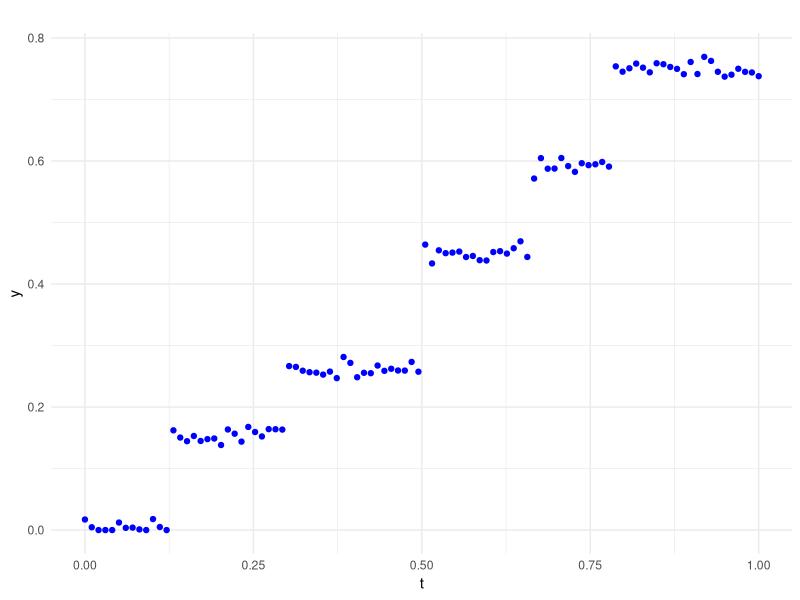
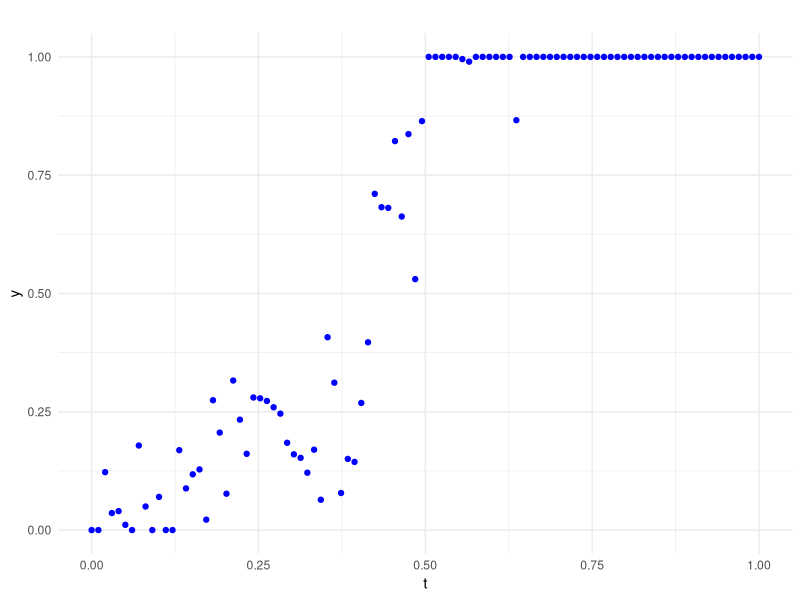
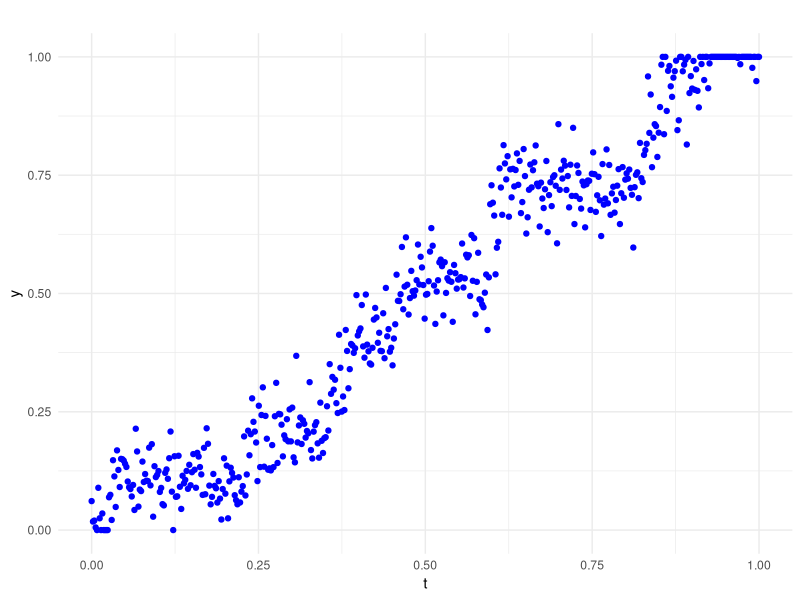
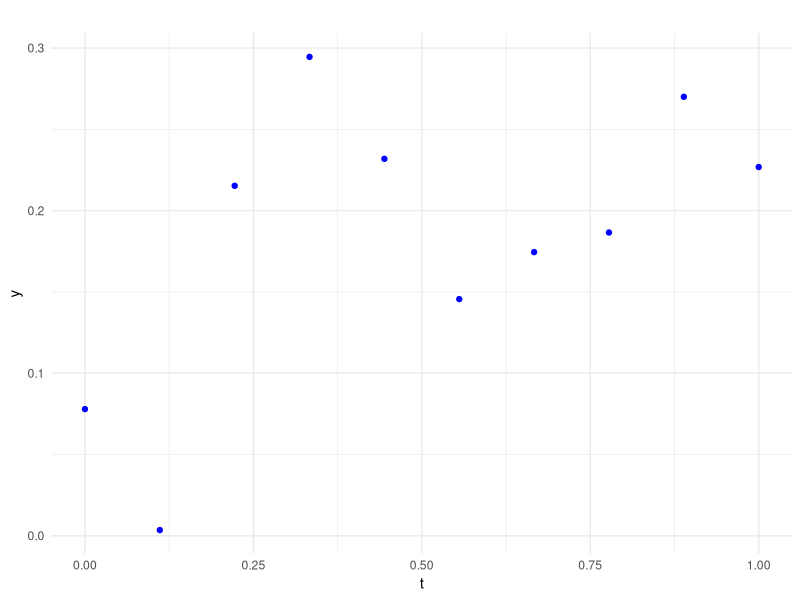
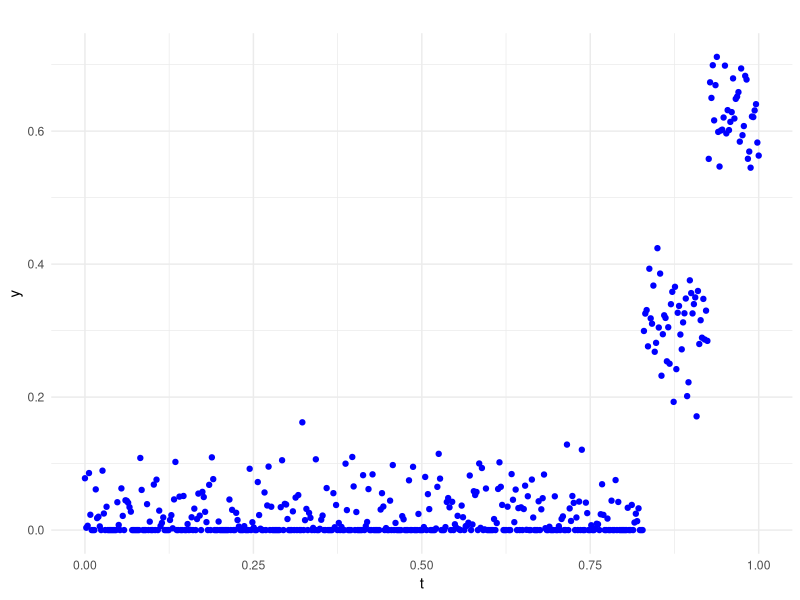
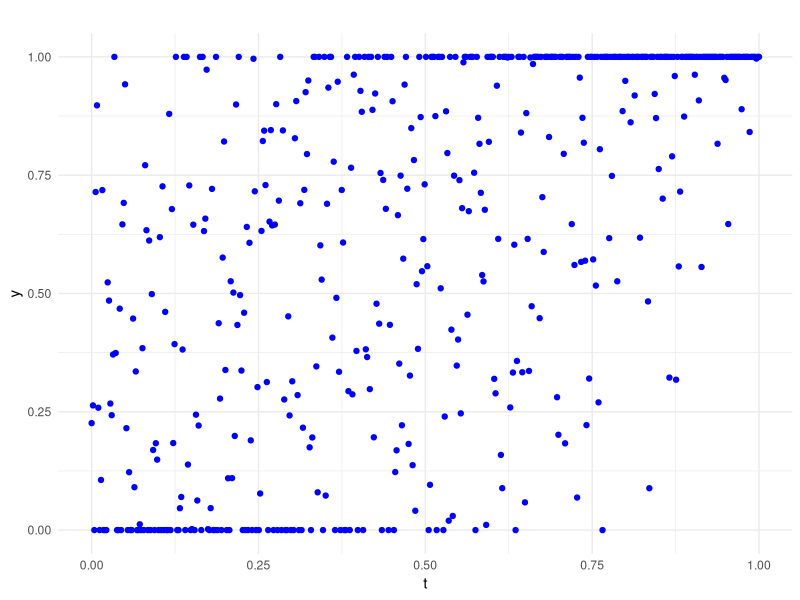
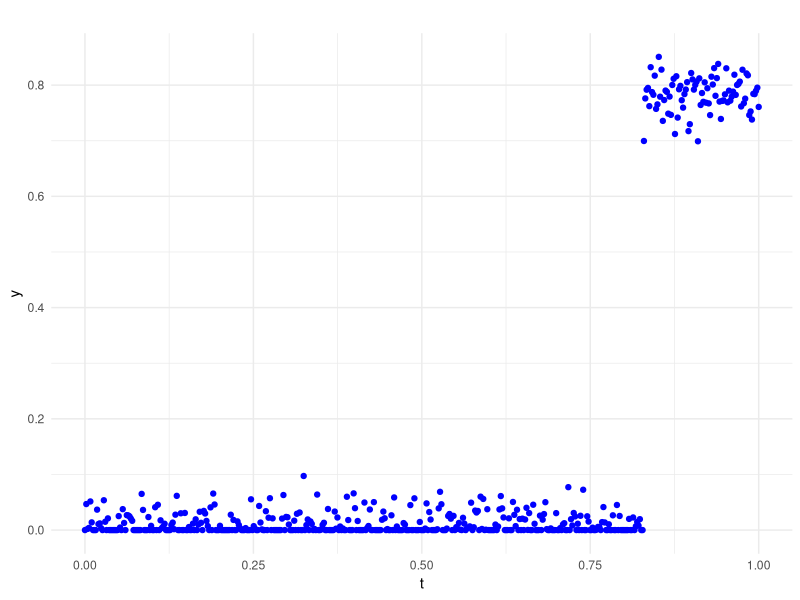
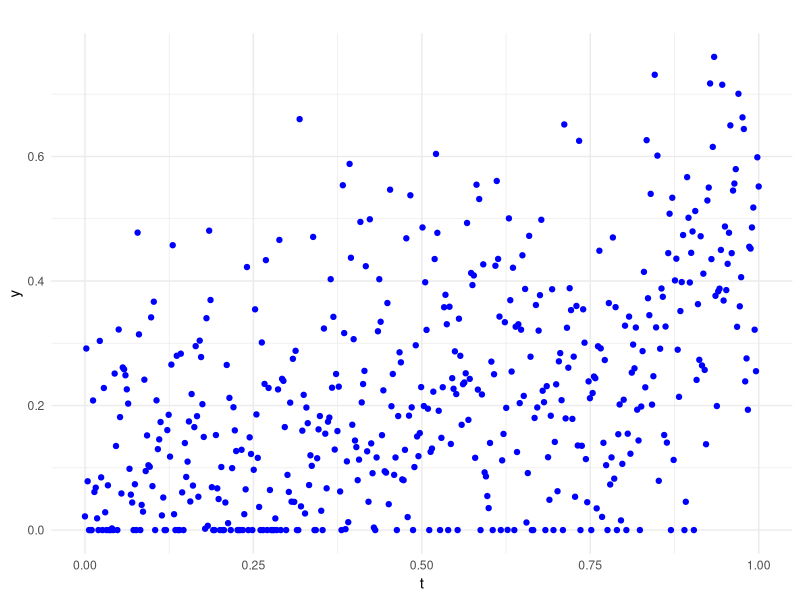

Here is the R script that generated these plots, in order: (Note: this script raises an error after producing the figures.)
########################################################### STATISTICAL LEARNING MIDTERM
########################### EXERCISE 1
###########################################################

#### Set random seed 
set.seed(122)

#### Library
library(ggplot2)

######### Question 1)
simulate_observations <- function(n, sigma, min_jump, max_jump, num_jumps = NULL, random_jumps = TRUE, seed = 123) {
  set.seed(seed)
  
  # Grid points t_i
  t <- seq(0, 1, length.out = n)
  
  # Determine the number of jumps
  if (is.null(num_jumps)) {
    num_jumps <- floor(0.1 * n)  # Default to 10% of n if not specified
  } else if (random_jumps) {
    num_jumps <- sample(1:num_jumps, 1)  # Choose a random number of jumps within the specified range
  }
  
  # Generate theta* with specified number of jumps, constrained to [0,1]
  theta_star <- rep(0, n)
  jump_indices <- sample(1:n, size = num_jumps, replace = FALSE)
  theta_star[jump_indices] <- runif(length(jump_indices), min_jump, max_jump)
  
  # Design matrix X
  X <- outer(1:n, 1:n, function(i, j) as.numeric(i >= j))
  
  # Generate observations
  noise <- rnorm(n, mean = 0, sd = sigma)
  y <- X %*% theta_star + noise
  
  # Ensure we are not jumping after we reach 1.
  #print(theta_star)
  cumulative_theta_star <- cumsum(theta_star)
  #print(cumulative_theta_star)
  theta_star <- ifelse(cumulative_theta_star > 1,0,theta_star)
  #print(theta_star)
  cumulative_theta_star <- ifelse(cumulative_theta_star>1,1,cumulative_theta_star)
  #print(cumulative_theta_star)
  
  # Ensure y is within [0,1]
  y <- pmax(0, pmin(1, y))
  
  
  list(y = y, theta_star = theta_star, X = X, jump_indices = jump_indices,t = t,cumulative_theta_star= cumulative_theta_star)
}

# Example usage
sim_data <- simulate_observations(n = 39, sigma = 0.01, min_jump = 0.45, max_jump = 0.46, num_jumps = 10, random_jumps = FALSE)
df <- data.frame(t = sim_data$t,y = sim_data$y,theta_star = sim_data$theta_star,cumulative_theta_star = sim_data$cumulative_theta_star)


# Create plots of y
plot_example <- function(sim_data, title="") {
  ggplot(sim_data, aes(x=t,y = y)) +
    geom_point(color = "blue") +
    labs(title = title, x = "t",y = "y") +
    theme_minimal()
}

# Create plots of y with true values of theta star.
plot_example_2 <- function(sim_data, title = "") {
  # Identify jump positions: indices where theta_star changes from zero to nonzero or vice versa
  jump_positions <- which(sim_data$theta_star != 0)
  
  # Create the plot
  ggplot(sim_data, aes(x = t, y = y)) +
    # Add noisy observations
    geom_point(color = "blue") +
    # Add vertical lines at the jump positions
    geom_vline(xintercept = sim_data$t[jump_positions], color = "red", linetype = "dashed", alpha = 0.7) +
    # Add piecewise constant line for cumulative_theta
    geom_step(aes(x = t, y = cumulative_theta_star), color = "green", size = 1, direction = "hv") +
    # Add labels and theme
    labs(title = title, x = "t", y = "y") +
    theme_minimal()
}



# Simulate and plot examples with different parameters
sim1 <- simulate_observations(n = 100, sigma = 0.01, min_jump = 0.1, max_jump = 0.2, num_jumps = 5, random_jumps = FALSE)
sim2 <- simulate_observations(n = 100, sigma = 0.1, min_jump = 0.1, max_jump = 0.3, num_jumps = 8, random_jumps = TRUE)
sim3 <- simulate_observations(n = 500, sigma = 0.05, min_jump = 0.1, max_jump = 0.11, num_jumps = 10, random_jumps = FALSE)
sim4 <- simulate_observations(n = 10, sigma = 0.05, min_jump = 0.2, max_jump = 0.21, num_jumps = 1, random_jumps = FALSE)
sim5 <- simulate_observations(n = 500, sigma = 0.05, min_jump = 0.3, max_jump = 0.31, num_jumps = 2, random_jumps = FALSE)
sim6 <- simulate_observations(n = 500, sigma = 0.5, min_jump = 0.01, max_jump = 0.02, num_jumps = 100, random_jumps = FALSE)
sim7 <- simulate_observations(n = 500, sigma = 0.03, min_jump = 0.7, max_jump = 0.8, num_jumps = 1, random_jumps = FALSE)
sim8 <- simulate_observations(n = 500, sigma = 0.17, min_jump = 0.1, max_jump = 0.11, num_jumps = 4, random_jumps = FALSE)
sim9 <- simulate_observations(n = 500, sigma = 0.001, min_jump = 0.05, max_jump = 0.06, num_jumps = 20, random_jumps = FALSE)
sim10 <- simulate_observations(n = 500, sigma = 0.09, min_jump = 0.01, max_jump = 0.04, num_jumps = 10, random_jumps = TRUE)
sim11 <- simulate_observations(n = 100, sigma = 0.00001, min_jump = 0.0001, max_jump = 0.0002, num_jumps = 100, random_jumps = FALSE)
sim12 <- simulate_observations(n = 500, sigma = 0.03, min_jump = 0.0009, max_jump = 0.001, num_jumps = 499, random_jumps = FALSE)
sim13 <- simulate_observations(n = 500, sigma = 1, min_jump = 0.1, max_jump = 0.11, num_jumps = 4, random_jumps = TRUE)
sim14 <- simulate_observations(n = 500, sigma = 0.04, min_jump = 0.05, max_jump = 0.06, num_jumps = 19, random_jumps = FALSE)
sim15 <- simulate_observations(n = 50, sigma = 0.09, min_jump = 0.02, max_jump = 0.03, num_jumps = 50, random_jumps = TRUE)
sim16 <- simulate_observations(n = 500, sigma = 0.4, min_jump = 1, max_jump = 1, num_jumps = 1, random_jumps = FALSE)

# Create data-frames to plot
df1 <- data.frame(t = sim1$t,y = sim1$y,theta_star = sim1$theta_star,cumulative_theta_star = sim1$cumulative_theta_star)
df2 <- data.frame(t = sim2$t,y = sim2$y,theta_star = sim2$theta_star,cumulative_theta_star = sim2$cumulative_theta_star)
df3 <- data.frame(t = sim3$t,y = sim3$y,theta_star = sim3$theta_star,cumulative_theta_star = sim3$cumulative_theta_star)
df4 <- data.frame(t = sim4$t,y = sim4$y,theta_star = sim4$theta_star,cumulative_theta_star = sim4$cumulative_theta_star)
df5 <- data.frame(t = sim5$t,y = sim5$y,theta_star = sim5$theta_star,cumulative_theta_star = sim5$cumulative_theta_star)
df6 <- data.frame(t = sim6$t,y = sim6$y,theta_star = sim6$theta_star,cumulative_theta_star = sim6$cumulative_theta_star)
df7 <- data.frame(t = sim7$t,y = sim7$y,theta_star = sim7$theta_star,cumulative_theta_star = sim7$cumulative_theta_star)
df8 <- data.frame(t = sim8$t,y = sim8$y,theta_star = sim8$theta_star,cumulative_theta_star = sim8$cumulative_theta_star)
df9 <- data.frame(t = sim9$t,y = sim9$y,theta_star = sim9$theta_star,cumulative_theta_star = sim9$cumulative_theta_star)
df10 <- data.frame(t = sim10$t,y = sim10$y,theta_star = sim10$theta_star,cumulative_theta_star = sim10$cumulative_theta_star)
df11 <- data.frame(t = sim11$t,y = sim11$y,theta_star = sim11$theta_star,cumulative_theta_star = sim11$cumulative_theta_star)
df12 <- data.frame(t = sim12$t,y = sim12$y,theta_star = sim12$theta_star,cumulative_theta_star = sim12$cumulative_theta_star)
df13 <- data.frame(t = sim13$t,y = sim13$y,theta_star = sim13$theta_star,cumulative_theta_star = sim13$cumulative_theta_star)
df14 <- data.frame(t = sim14$t,y = sim14$y,theta_star = sim14$theta_star,cumulative_theta_star = sim14$cumulative_theta_star)
df15 <- data.frame(t = sim15$t,y = sim15$y,theta_star = sim15$theta_star,cumulative_theta_star = sim15$cumulative_theta_star)
df16 <- data.frame(t = sim16$t,y = sim16$y,theta_star = sim16$theta_star,cumulative_theta_star = sim16$cumulative_theta_star)

# Plot each simulation
plot_example(df1)
dev.print(device = png, file = "~/3A/Statistical_Learning/Midterm/graph_1.png", width = 600)
plot_example(df2)
dev.print(device = png, file = "~/3A/Statistical_Learning/Midterm/graph_2.png", width = 600)
plot_example(df3)
dev.print(device = png, file = "~/3A/Statistical_Learning/Midterm/graph_3.png", width = 600)
plot_example(df4)
dev.print(device = png, file = "~/3A/Statistical_Learning/Midterm/graph_4.png", width = 600)
plot_example(df5)
dev.print(device = png, file = "~/3A/Statistical_Learning/Midterm/graph_5.png", width = 600)
plot_example(df6)
dev.print(device = png, file = "~/3A/Statistical_Learning/Midterm/graph_6.png", width = 600)
plot_example(df7)
dev.print(device = png, file = "~/3A/Statistical_Learning/Midterm/graph_7.png", width = 600)
plot_example(df8)
dev.print(device = png, file = "~/3A/Statistical_Learning/Midterm/graph_8.png", width = 600)
plot_example(df9)
dev.print(device = png, file = "~/3A/Statistical_Learning/Midterm/graph_9.png", width = 600)
plot_example(df10)
dev.print(device = png, file = "~/3A/Statistical_Learning/Midterm/graph_10.png", width = 600)
plot_example(df11)
dev.print(device = png, file = "~/3A/Statistical_Learning/Midterm/graph_11.png", width = 600)
plot_example(df12)
dev.print(device = png, file = "~/3A/Statistical_Learning/Midterm/graph_12.png", width = 600)
plot_example(df13)
dev.print(device = png, file = "~/3A/Statistical_Learning/Midterm/graph_13.png", width = 600)
plot_example(df14)
dev.print(device = png, file = "~/3A/Statistical_Learning/Midterm/graph_14.png", width = 600)
plot_example(df15)
dev.print(device = png, file = "~/3A/Statistical_Learning/Midterm/graph_15.png", width = 600)
plot_example(df16)
dev.print(device = png, file = "~/3A/Statistical_Learning/Midterm/graph_16.png", width = 600)

# Plot each simulation
plot_example_2(df1)
dev.print(device = png, file = "~/3A/Statistical_Learning/Midterm/graph_2_1.png", width = 600)
plot_example_2(df2)
dev.print(device = png, file = "~/3A/Statistical_Learning/Midterm/graph_2_2.png", width = 600)
plot_example_2(df3)
dev.print(device = png, file = "~/3A/Statistical_Learning/Midterm/graph_2_3.png", width = 600)
plot_example_2(df4)
dev.print(device = png, file = "~/3A/Statistical_Learning/Midterm/graph_2_4.png", width = 600)
plot_example_2(df5)
dev.print(device = png, file = "~/3A/Statistical_Learning/Midterm/graph_2_5.png", width = 600)
plot_example_2(df6)
dev.print(device = png, file = "~/3A/Statistical_Learning/Midterm/graph_2_6.png", width = 600)
plot_example_2(df7)
dev.print(device = png, file = "~/3A/Statistical_Learning/Midterm/graph_2_7.png", width = 600)
plot_example_2(df8)
dev.print(device = png, file = "~/3A/Statistical_Learning/Midterm/graph_2_8.png", width = 600)
plot_example_2(df9)
dev.print(device = png, file = "~/3A/Statistical_Learning/Midterm/graph_2_9.png", width = 600)
plot_example_2(df10)
dev.print(device = png, file = "~/3A/Statistical_Learning/Midterm/graph_2_10.png", width = 600)
plot_example_2(df11)
dev.print(device = png, file = "~/3A/Statistical_Learning/Midterm/graph_2_11.png", width = 600)
plot_example_2(df12)
dev.print(device = png, file = "~/3A/Statistical_Learning/Midterm/graph_2_12.png", width = 600)
plot_example_2(df13)
dev.print(device = png, file = "~/3A/Statistical_Learning/Midterm/graph_2_13.png", width = 600)
plot_example_2(df14)
dev.print(device = png, file = "~/3A/Statistical_Learning/Midterm/graph_2_14.png", width = 600)
plot_example_2(df15)
dev.print(device = png, file = "~/3A/Statistical_Learning/Midterm/graph_2_15.png", width = 600)
plot_example_2(df16)
dev.print(device = png, file = "~/3A/Statistical_Learning/Midterm/graph_2_16.png", width = 600)

######### Question 2)

# Function to compute N2(s) for a specific s
compute_N2_single <- function(y, s) {
  if (s == 1) {
    return(0)  # N2(1) is defined as 0
  }
  sum(y[1:(s - 1)]^2)
}

# Function to compute R2(k, j) for specific k and j
compute_R2_single <- function(y, k, j) {
  if (k > j) {
    stop("k must be less than j")
  }
  segment <- y[k:(j - 1)]
  mean_segment <- mean(segment)
  sum((segment - mean_segment)^2)
}

# Example usage
# Simulate observations
sim_data <- simulate_observations(n = 100, sigma = 0.01, min_jump = 0.2, max_jump = 0.21, num_jumps = 4, random_jumps = FALSE)
y <- sim_data$y

# Compute N2(s) and R2(k, j) for specific values
N2_s <- compute_N2_single(y, s = 5)     # Example with s = 5
R2_kj <- compute_R2_single(y, k = 3, j = 10)  # Example with k = 3, j = 10


##### Implementation of the algorithm :
compute_best_jumps <- function(y, tau, s_max) {
  n <- length(y)  # Number of observations
  
  # Initialize dynamic programming tables
  delta <- matrix(Inf, nrow = n, ncol = s_max)  # Minimum error for s jumps
  J <- matrix(0, nrow = n, ncol = s_max)       # Stores jump positions
  
  # Precompute N2 and R2 for all possible intervals
  N2 <- sapply(1:n, function(k) compute_N2_single(y, k))
  R2 <- matrix(NA, nrow = n, ncol = n + 1)
  for (k in 1:n) {
    for (j in (k + 1):(n + 1)) {
      R2[k, j] <- compute_R2_single(y, k, j)
    }
  }
  
  # Step 1: Initialize for s = 1
  for (k in 1:n) {
    delta[k, 1] <- N2[k] + R2[k, n + 1]
  }
  
  # Step 2: Dynamic programming for s >= 2
  for (s in 2:s_max) {
    print(s)
    for (k in s:n) {
      min_value <- Inf
      min_position <- 0
      for (i in s:k) {
        current_value <- delta[i - 1, s - 1] + R2[i, k + 1]
        if (current_value < min_value) {
          min_value <- current_value
          min_position <- i
        }
      }
      delta[k, s] <- min_value
      J[k, s] <- min_position
    }
  }
  
  # Step 3: Compute BIC for each s
  BIC <- numeric(s_max)
  for (s in 1:s_max) {
    BIC[s] <- delta[n, s] + tau^2 * s
  }
  
  # Step 4: Select the best s and recover jumps
  best_s <- which.min(BIC)  # Optimal number of jumps
  
  recover_jumps <- function(k, s) {
    if (s == 0) return(NULL)
    jump <- J[k, s]
    c(recover_jumps(jump - 1, s - 1), jump)
  }
  
  best_jumps <- recover_jumps(n, best_s)  # Optimal jump positions
  
  # Ensure the jump at 0 is excluded
  best_jumps <- best_jumps[best_jumps > 1]
  
  # Return the optimal number of jumps and their positions
  list(best_s = length(best_jumps), best_jumps = best_jumps)
}

res <- compute_best_jumps(y,tau = log(length(y))/length(y),s_max=length(y))

#### We can now build a function to recover the "matter" function f. 
matter_function_f_BIC <- function(jump_points, local_y_predicted) {
  n <- length(local_y_predicted)  # Total number of observations
  print(n)
  if (length(jump_points) == 0) {
    # If there are no jumps, return the global mean
    return(rep(mean(local_y_predicted), n))
  }
  
  # Ensure jump points are sorted and include boundaries
  jump_points <- sort(unique(jump_points))
  jump_points <- c(1, jump_points, n + 1)  # Include start and end boundaries
  
  # Compute the predicted function f
  f_predicted <- numeric(n)
  for (i in seq_len(length(jump_points) - 1)) {
    start <- jump_points[i]
    end <- jump_points[i + 1] - 1
    f_predicted[start:end] <- mean(local_y_predicted[start:end])  # Assign segment mean
  }
  
  return(f_predicted)
}

f_predicted <- matter_function_f_BIC(res$best_jumps,y)

######### Question 3)
###### Experiments

plot_simulated_data <- function(df, title = "") {
  # Base plot with noisy observations
  p <- ggplot(df, aes(x = t, y = y)) +
    geom_point(color = "blue", alpha = 0.7) +  # Noisy observations
    geom_step(aes(y = f_predicted), color = "red", size = 1) +  # Predicted function
    labs(title = title, x = "t", y = "y") +
    theme_minimal()
  
  # Add true function if provided
  if (!is.null(df$cumulative_theta_star)) {
    p <- p + geom_step(aes(y = cumulative_theta_star), color = "green", linetype = "dashed", size = 1)  # True function
  }
  
  return(p)
}


############ Graph 1)
res <- compute_best_jumps(df1$y,tau = log(length(df1$y)),s_max=length(df1$y))
f_predicted <- matter_function_f_BIC(res$best_jumps,df$y)
df1["predicted_f"] <- f_predicted
plot_simulated_data(df1)
dev.print(device = png, file = "~/3A/Statistical_Learning/Midterm/graph_3_1.png", width = 600)

res <- compute_best_jumps(df2$y,tau = log(length(df2$y)),s_max=length(df2$y))
f_predicted <- matter_function_f_BIC(res$best_jumps,df2$y)
df2["predicted_f"] <- f_predicted
plot_simulated_data(df2)
dev.print(device = png, file = "~/3A/Statistical_Learning/Midterm/graph_3_2.png", width = 600)

res <- compute_best_jumps(df3$y,tau = log(length(df3$y)),s_max=length(df3$y))
f_predicted <- matter_function_f_BIC(res$best_jumps,df3$y)
df3["predicted_f"] <- f_predicted
plot_simulated_data(df3)
dev.print(device = png, file = "~/3A/Statistical_Learning/Midterm/graph_3_3.png", width = 600)

res <- compute_best_jumps(df4$y,tau = log(length(df4$y)),s_max=length(df4$y))
f_predicted <- matter_function_f_BIC(res$best_jumps,df4$y)
df4["predicted_f"] <- f_predicted
plot_simulated_data(df4)
dev.print(device = png, file = "~/3A/Statistical_Learning/Midterm/graph_3_4.png", width = 600)

res <- compute_best_jumps(df5$y,tau = log(length(df5$y)),s_max=length(df5$y))
f_predicted <- matter_function_f_BIC(res$best_jumps,df5$y)
df5["predicted_f"] <- f_predicted
plot_simulated_data(df5)
dev.print(device = png, file = "~/3A/Statistical_Learning/Midterm/graph_3_5.png", width = 600)

res <- compute_best_jumps(df6$y,tau = log(length(df6$y)),s_max=length(df6$y))
f_predicted <- matter_function_f_BIC(res$best_jumps,df6$y)
df6["predicted_f"] <- f_predicted
plot_simulated_data(df6)
dev.print(device = png, file = "~/3A/Statistical_Learning/Midterm/graph_3_6.png", width = 600)

res <- compute_best_jumps(df7$y,tau = log(length(df7$y)),s_max=length(df7$y))
f_predicted <- matter_function_f_BIC(res$best_jumps,df7$y)
df7["predicted_f"] <- f_predicted
plot_simulated_data(df7)
dev.print(device = png, file = "~/3A/Statistical_Learning/Midterm/graph_3_7.png", width = 600)

res <- compute_best_jumps(df8$y,tau = log(length(df8$y)),s_max=length(df8$y))
f_predicted <- matter_function_f_BIC(res$best_jumps,df8$y)
df8["predicted_f"] <- f_predicted
plot_simulated_data(df8)
dev.print(device = png, file = "~/3A/Statistical_Learning/Midterm/graph_3_8.png", width = 600)

res <- compute_best_jumps(df9$y,tau = log(length(df9$y)),s_max=length(df9$y))
f_predicted <- matter_function_f_BIC(res$best_jumps,df9$y)
df9["predicted_f"] <- f_predicted
plot_simulated_data(df9)
dev.print(device = png, file = "~/3A/Statistical_Learning/Midterm/graph_3_9.png", width = 600)

res <- compute_best_jumps(df10$y,tau = log(length(df10$y)),s_max=length(df10$y))
f_predicted <- matter_function_f_BIC(res$best_jumps,df10$y)
df10["predicted_f"] <- f_predicted
plot_simulated_data(df10)
dev.print(device = png, file = "~/3A/Statistical_Learning/Midterm/graph_3_10.png", width = 600)

res <- compute_best_jumps(df11$y,tau = log(length(df11$y)),s_max=length(df11$y))
f_predicted <- matter_function_f_BIC(res$best_jumps,df11$y)
df11["predicted_f"] <- f_predicted
plot_simulated_data(df11)
dev.print(device = png, file = "~/3A/Statistical_Learning/Midterm/graph_3_11.png", width = 600)

res <- compute_best_jumps(df12$y,tau = log(length(df12$y)),s_max=length(df12$y))
f_predicted <- matter_function_f_BIC(res$best_jumps,df12$y)
df12["predicted_f"] <- f_predicted
plot_simulated_data(df12)
dev.print(device = png, file = "~/3A/Statistical_Learning/Midterm/graph_3_12.png", width = 600)

res <- compute_best_jumps(df13$y,tau = log(length(df13$y)),s_max=length(df13$y))
f_predicted <- matter_function_f_BIC(res$best_jumps,df13$y)
df13["predicted_f"] <- f_predicted
plot_simulated_data(df13)
dev.print(device = png, file = "~/3A/Statistical_Learning/Midterm/graph_3_13.png", width = 600)

res <- compute_best_jumps(df14$y,tau = log(length(df14$y)),s_max=length(df14$y))
f_predicted <- matter_function_f_BIC(res$best_jumps,df14$y)
df14["predicted_f"] <- f_predicted
plot_simulated_data(df14)
dev.print(device = png, file = "~/3A/Statistical_Learning/Midterm/graph_3_14.png", width = 600)

res <- compute_best_jumps(df15$y,tau = log(length(df15$y)),s_max=length(df15$y))
f_predicted <- matter_function_f_BIC(res$best_jumps,df15$y)
df15["predicted_f"] <- f_predicted
plot_simulated_data(df15)
dev.print(device = png, file = "~/3A/Statistical_Learning/Midterm/graph_3_15.png", width = 600)

res <- compute_best_jumps(df16$y,tau = log(length(df16$y)),s_max=length(df16$y))
f_predicted <- matter_function_f_BIC(res$best_jumps,df16$y)
df16["predicted_f"] <- f_predicted
plot_simulated_data(df16)
dev.print(device = png, file = "~/3A/Statistical_Learning/Midterm/graph_3_16.png", width = 600)

############ Graph 2)
res <- compute_best_jumps(df1$y,tau = log(length(df1$y))/length(df1$y),s_max=length(df1$y))
f_predicted <- matter_function_f_BIC(res$best_jumps,df$y)
df1["predicted_f"] <- f_predicted
plot_simulated_data(df1)
dev.print(device = png, file = "~/3A/Statistical_Learning/Midterm/graph_4_1.png", width = 600)

res <- compute_best_jumps(df2$y,tau = log(length(df2$y))/length(df2$y),s_max=length(df2$y))
f_predicted <- matter_function_f_BIC(res$best_jumps,df2$y)
df2["predicted_f"] <- f_predicted
plot_simulated_data(df2)
dev.print(device = png, file = "~/3A/Statistical_Learning/Midterm/graph_4_2.png", width = 600)

res <- compute_best_jumps(df3$y,tau = log(length(df3$y))/length(df3$y),s_max=length(df3$y))
f_predicted <- matter_function_f_BIC(res$best_jumps,df3$y)
df3["predicted_f"] <- f_predicted
plot_simulated_data(df3)
dev.print(device = png, file = "~/3A/Statistical_Learning/Midterm/graph_4_3.png", width = 600)

res <- compute_best_jumps(df4$y,tau = log(length(df4$y))/length(df4$y),s_max=length(df4$y))
f_predicted <- matter_function_f_BIC(res$best_jumps,df4$y)
df4["predicted_f"] <- f_predicted
plot_simulated_data(df4)
dev.print(device = png, file = "~/3A/Statistical_Learning/Midterm/graph_4_4.png", width = 600)

res <- compute_best_jumps(df5$y,tau = log(length(df5$y))/length(df5$y),s_max=length(df5$y))
f_predicted <- matter_function_f_BIC(res$best_jumps,df5$y)
df5["predicted_f"] <- f_predicted
plot_simulated_data(df5)
dev.print(device = png, file = "~/3A/Statistical_Learning/Midterm/graph_4_5.png", width = 600)

res <- compute_best_jumps(df6$y,tau = log(length(df6$y))/length(df6$y),s_max=length(df6$y))
f_predicted <- matter_function_f_BIC(res$best_jumps,df6$y)
df6["predicted_f"] <- f_predicted
plot_simulated_data(df6)
dev.print(device = png, file = "~/3A/Statistical_Learning/Midterm/graph_4_6.png", width = 600)

res <- compute_best_jumps(df7$y,tau = log(length(df7$y))/length(df7$y),s_max=length(df7$y))
f_predicted <- matter_function_f_BIC(res$best_jumps,df7$y)
df7["predicted_f"] <- f_predicted
plot_simulated_data(df7)
dev.print(device = png, file = "~/3A/Statistical_Learning/Midterm/graph_4_7.png", width = 600)

res <- compute_best_jumps(df8$y,tau = log(length(df8$y))/length(df8$y),s_max=length(df8$y))
f_predicted <- matter_function_f_BIC(res$best_jumps,df8$y)
df8["predicted_f"] <- f_predicted
plot_simulated_data(df8)
dev.print(device = png, file = "~/3A/Statistical_Learning/Midterm/graph_4_8.png", width = 600)

res <- compute_best_jumps(df9$y,tau = log(length(df9$y))/length(df9$y),s_max=length(df9$y))
f_predicted <- matter_function_f_BIC(res$best_jumps,df9$y)
df9["predicted_f"] <- f_predicted
plot_simulated_data(df9)
dev.print(device = png, file = "~/3A/Statistical_Learning/Midterm/graph_4_9.png", width = 600)

res <- compute_best_jumps(df10$y,tau = log(length(df10$y))/length(df10$y),s_max=length(df10$y))
f_predicted <- matter_function_f_BIC(res$best_jumps,df10$y)
df10["predicted_f"] <- f_predicted
plot_simulated_data(df10)
dev.print(device = png, file = "~/3A/Statistical_Learning/Midterm/graph_4_10.png", width = 600)

res <- compute_best_jumps(df11$y,tau = log(length(df11$y))/length(df11$y),s_max=length(df11$y))
f_predicted <- matter_function_f_BIC(res$best_jumps,df11$y)
df11["predicted_f"] <- f_predicted
plot_simulated_data(df11)
dev.print(device = png, file = "~/3A/Statistical_Learning/Midterm/graph_4_11.png", width = 600)

res <- compute_best_jumps(df12$y,tau = log(length(df12$y))/length(df12$y),s_max=length(df12$y))
f_predicted <- matter_function_f_BIC(res$best_jumps,df12$y)
df12["predicted_f"] <- f_predicted
plot_simulated_data(df12)
dev.print(device = png, file = "~/3A/Statistical_Learning/Midterm/graph_4_12.png", width = 600)

res <- compute_best_jumps(df13$y,tau = log(length(df13$y))/length(df13$y),s_max=length(df13$y))
f_predicted <- matter_function_f_BIC(res$best_jumps,df13$y)
df13["predicted_f"] <- f_predicted
plot_simulated_data(df13)
dev.print(device = png, file = "~/3A/Statistical_Learning/Midterm/graph_4_13.png", width = 600)

res <- compute_best_jumps(df14$y,tau = log(length(df14$y))/length(df14$y),s_max=length(df14$y))
f_predicted <- matter_function_f_BIC(res$best_jumps,df14$y)
df14["predicted_f"] <- f_predicted
plot_simulated_data(df14)
dev.print(device = png, file = "~/3A/Statistical_Learning/Midterm/graph_4_14.png", width = 600)

res <- compute_best_jumps(df15$y,tau = log(length(df15$y))/length(df15$y),s_max=length(df15$y))
f_predicted <- matter_function_f_BIC(res$best_jumps,df15$y)
df15["predicted_f"] <- f_predicted
plot_simulated_data(df15)
dev.print(device = png, file = "~/3A/Statistical_Learning/Midterm/graph_4_15.png", width = 600)

res <- compute_best_jumps(df16$y,tau = log(length(df16$y))/length(df16$y),s_max=length(df16$y))
f_predicted <- matter_function_f_BIC(res$best_jumps,df16$y)
df16["predicted_f"] <- f_predicted
plot_simulated_data(df16)
dev.print(device = png, file = "~/3A/Statistical_Learning/Midterm/graph_4_16.png", width = 600)

############ Graph 3)

tau_function_of_volatility <- function(y){
  return(var(y)/mean(y))
}

res <- compute_best_jumps(df1$y,tau = tau_function_of_volatility(df1$y) ,s_max=length(df1$y))
f_predicted <- matter_function_f_BIC(res$best_jumps,df$y)
df1["predicted_f"] <- f_predicted
plot_simulated_data(df1)
dev.print(device = png, file = "~/3A/Statistical_Learning/Midterm/graph_5_1.png", width = 600)

res <- compute_best_jumps(df2$y,tau = tau_function_of_volatility(df2$y),s_max=length(df2$y))
f_predicted <- matter_function_f_BIC(res$best_jumps,df2$y)
df2["predicted_f"] <- f_predicted
plot_simulated_data(df2)
dev.print(device = png, file = "~/3A/Statistical_Learning/Midterm/graph_5_2.png", width = 600)

res <- compute_best_jumps(df3$y,tau = tau_function_of_volatility(df3$y),s_max=length(df3$y))
f_predicted <- matter_function_f_BIC(res$best_jumps,df3$y)
df3["predicted_f"] <- f_predicted
plot_simulated_data(df3)
dev.print(device = png, file = "~/3A/Statistical_Learning/Midterm/graph_5_3.png", width = 600)

res <- compute_best_jumps(df4$y,tau = tau_function_of_volatility(df4$y),s_max=length(df4$y))
f_predicted <- matter_function_f_BIC(res$best_jumps,df4$y)
df4["predicted_f"] <- f_predicted
plot_simulated_data(df4)
dev.print(device = png, file = "~/3A/Statistical_Learning/Midterm/graph_5_4.png", width = 600)

res <- compute_best_jumps(df5$y,tau = tau_function_of_volatility(df5$y),s_max=length(df5$y))
f_predicted <- matter_function_f_BIC(res$best_jumps,df5$y)
df5["predicted_f"] <- f_predicted
plot_simulated_data(df5)
dev.print(device = png, file = "~/3A/Statistical_Learning/Midterm/graph_5_5.png", width = 600)

res <- compute_best_jumps(df6$y,tau = tau_function_of_volatility(df6$y),s_max=length(df6$y))
f_predicted <- matter_function_f_BIC(res$best_jumps,df6$y)
df6["predicted_f"] <- f_predicted
plot_simulated_data(df6)
dev.print(device = png, file = "~/3A/Statistical_Learning/Midterm/graph_5_6.png", width = 600)

res <- compute_best_jumps(df7$y,tau = tau_function_of_volatility(df7$y),s_max=length(df7$y))
f_predicted <- matter_function_f_BIC(res$best_jumps,df7$y)
df7["predicted_f"] <- f_predicted
plot_simulated_data(df7)
dev.print(device = png, file = "~/3A/Statistical_Learning/Midterm/graph_5_7.png", width = 600)

res <- compute_best_jumps(df8$y,tau = tau_function_of_volatility(df8$y),s_max=length(df8$y))
f_predicted <- matter_function_f_BIC(res$best_jumps,df8$y)
df8["predicted_f"] <- f_predicted
plot_simulated_data(df8)
dev.print(device = png, file = "~/3A/Statistical_Learning/Midterm/graph_5_8.png", width = 600)

res <- compute_best_jumps(df9$y,tau = tau_function_of_volatility(df9$y),s_max=length(df9$y))
f_predicted <- matter_function_f_BIC(res$best_jumps,df9$y)
df9["predicted_f"] <- f_predicted
plot_simulated_data(df9)
dev.print(device = png, file = "~/3A/Statistical_Learning/Midterm/graph_5_9.png", width = 600)

res <- compute_best_jumps(df10$y,tau = tau_function_of_volatility(df10$y),s_max=length(df10$y))
f_predicted <- matter_function_f_BIC(res$best_jumps,df10$y)
df10["predicted_f"] <- f_predicted
plot_simulated_data(df10)
dev.print(device = png, file = "~/3A/Statistical_Learning/Midterm/graph_5_10.png", width = 600)

res <- compute_best_jumps(df11$y,tau = tau_function_of_volatility(df11$y),s_max=length(df11$y))
f_predicted <- matter_function_f_BIC(res$best_jumps,df11$y)
df11["predicted_f"] <- f_predicted
plot_simulated_data(df11)
dev.print(device = png, file = "~/3A/Statistical_Learning/Midterm/graph_5_11.png", width = 600)

res <- compute_best_jumps(df12$y,tau = tau_function_of_volatility(df12$y),s_max=length(df12$y))
f_predicted <- matter_function_f_BIC(res$best_jumps,df12$y)
df12["predicted_f"] <- f_predicted
plot_simulated_data(df12)
dev.print(device = png, file = "~/3A/Statistical_Learning/Midterm/graph_5_12.png", width = 600)

res <- compute_best_jumps(df13$y,tau = tau_function_of_volatility(df13$y),s_max=length(df13$y))
f_predicted <- matter_function_f_BIC(res$best_jumps,df13$y)
df13["predicted_f"] <- f_predicted
plot_simulated_data(df13)
dev.print(device = png, file = "~/3A/Statistical_Learning/Midterm/graph_5_13.png", width = 600)

res <- compute_best_jumps(df14$y,tau = tau_function_of_volatility(df14$y),s_max=length(df14$y))
f_predicted <- matter_function_f_BIC(res$best_jumps,df14$y)
df14["predicted_f"] <- f_predicted
plot_simulated_data(df14)
dev.print(device = png, file = "~/3A/Statistical_Learning/Midterm/graph_5_14.png", width = 600)

res <- compute_best_jumps(df15$y,tau = tau_function_of_volatility(df15$y),s_max=length(df15$y))
f_predicted <- matter_function_f_BIC(res$best_jumps,df15$y)
df15["predicted_f"] <- f_predicted
plot_simulated_data(df15)
dev.print(device = png, file = "~/3A/Statistical_Learning/Midterm/graph_5_15.png", width = 600)

res <- compute_best_jumps(df16$y,tau = tau_function_of_volatility(df16$y),s_max=length(df16$y))
f_predicted <- matter_function_f_BIC(res$best_jumps,df16$y)
df16["predicted_f"] <- f_predicted
plot_simulated_data(df16)
dev.print(device = png, file = "~/3A/Statistical_Learning/Midterm/graph_5_16.png", width = 600)
